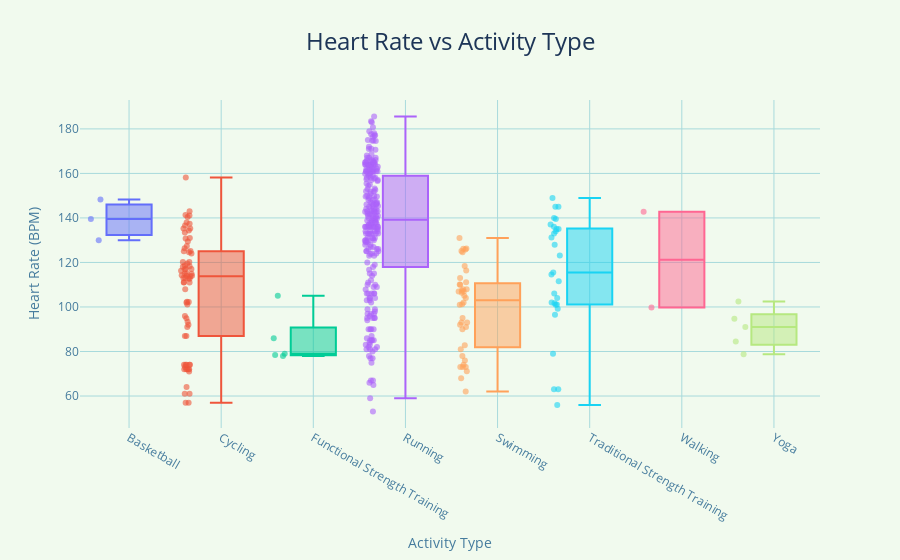

Notebook cell for this chart:
### Code cell
import os
import pandas as pd
import plotly.express as px

# Base path where your data is located
base_path = '/Users/ngirmay/Documents/GitHub/ironman_retrospective/apple_health/health_data_exported/'

# List of activity files and their corresponding activity labels
activity_files = {
    'HKWorkoutActivityTypeBasketball_2024-04-99_18-31-36_SimpleHealthExportCSV.csv': 'Basketball',
    'HKWorkoutActivityTypeCycling_2024-04-99_18-31-36_SimpleHealthExportCSV.csv': 'Cycling',
    'HKWorkoutActivityTypeFunctionalStrengthTraining_2024-04-99_18-31-36_SimpleHealthExportCSV.csv': 'Functional Strength Training',
    'HKWorkoutActivityTypeRunning_2024-04-99_18-31-37_SimpleHealthExportCSV.csv': 'Running',
    'HKWorkoutActivityTypeSwimming_2024-04-99_18-31-37_SimpleHealthExportCSV.csv': 'Swimming',
    'HKWorkoutActivityTypeTraditionalStrengthTraining_2024-04-99_18-31-37_SimpleHealthExportCSV.csv': 'Traditional Strength Training',
    'HKWorkoutActivityTypeWalking_2024-04-99_18-31-37_SimpleHealthExportCSV.csv': 'Walking',
    'HKWorkoutActivityTypeYoga_2024-04-99_18-31-37_SimpleHealthExportCSV.csv': 'Yoga'
}

# Load the heart rate data
df_heart_rate = pd.read_csv(os.path.join(base_path, 'HKQuantityTypeIdentifierHeartRate_2024-04-99_18-31-28_SimpleHealthExportCSV.csv'), sep=',', skiprows=1)

# Round the startDate to the nearest minute to allow for fuzzy merging
df_heart_rate['startDate'] = pd.to_datetime(df_heart_rate['startDate']).dt.round('min')

# Initialize an empty DataFrame to store merged data
df_all = pd.DataFrame()

# Loop through each activity file and merge with heart rate data
for file_name, activity_type in activity_files.items():
    file_path = os.path.join(base_path, file_name)
    df_activity = pd.read_csv(file_path, sep=',', skiprows=1)
    df_activity['startDate'] = pd.to_datetime(df_activity['startDate']).dt.round('min')  # Round activity start times too
    df_activity['activityType'] = activity_type
    df_merged = pd.merge(df_heart_rate, df_activity[['startDate', 'activityType']], on='startDate', how='inner')
    df_all = pd.concat([df_all, df_merged])

# Create the box plot with jitter (points="all" adds jitter to scatter points)
fig = px.box(df_all, x='activityType', y='value', points="all",  # points="all" adds jitter to scatter points
             title='Heart Rate vs Activity Type', 
             labels={'value': 'Heart Rate (BPM)', 'activityType': 'Activity Type'},
             color='activityType')  # Use the same color for the box plot and points for each activity

# Customize the layout
fig.update_traces(marker=dict(size=6, opacity=0.6))  # Set size and opacity of scatter points
fig.update_layout(
    plot_bgcolor='#F1FAEE',  # Set background color
    paper_bgcolor='#F1FAEE',  # Paper (overall background)
    title_font=dict(size=24, color='#1D3557'),  # Title font styling
    title_x=0.5,  # Center the title
    xaxis=dict(gridcolor='#A8DADC'),  # Gridline color
    yaxis=dict(gridcolor='#A8DADC'),  # Gridline color for y-axis
    font=dict(color='#457B9D'),  # Font color for axes
    xaxis_title='Activity Type',
    yaxis_title='Heart Rate (BPM)',
    showlegend=False  # Remove redundant legend
)

# Show the plot
fig.show()

### Figure 1 — Plotly figure (JSON) as saved in the notebook; plotly's stock layout.template omitted (floating-point values rounded to 4 significant figures; data arrays with more than 128 entries replaced by an {"elided": "..."} marker saying what was removed)
{"data": [{"alignmentgroup": "True", "boxpoints": "all", "hovertemplate": "Activity Type=%{x}<br>Heart Rate (BPM)=%{y}<extra></extra>", "legendgroup": "Basketball", "marker": {"color": "#636efa", "opacity": 0.6, "size": 6}, "name": "Basketball", "notched": false, "offsetgroup": "Basketball", "orientation": "v", "showlegend": true, "type": "box", "x": ["Basketball", "Basketball", "Basketball"], "x0": " ", "xaxis": "x", "y": [148.3, 130, 139.5], "y0": " ", "yaxis": "y"}, {"alignmentgroup": "True", "boxpoints": "all", "hovertemplate": "Activity Type=%{x}<br>Heart Rate (BPM)=%{y}<extra></extra>", "legendgroup": "Cycling", "marker": {"color": "#EF553B", "opacity": 0.6, "size": 6}, "name": "Cycling", "notched": false, "offsetgroup": "Cycling", "orientation": "v", "showlegend": true, "type": "box", "x": ["Cycling", "Cycling", "Cycling", "Cycling", "Cycling", "Cycling", "Cycling", "Cycling", "Cycling", "Cycling", "Cycling", "Cycling", "Cycling", "Cycling", "Cycling", "Cycling", "Cycling", "Cycling", "Cycling", "Cycling", "Cycling", "Cycling", "Cycling", "Cycling", "Cycling", "Cycling", "Cycling", "Cycling", "Cycling", "Cycling", "Cycling", "Cycling", "Cycling", "Cycling", "Cycling", "Cycling", "Cycling", "Cycling", "Cycling", "Cycling", "Cycling", "Cycling", "Cycling", "Cycling", "Cycling", "Cycling", "Cycling", "Cycling", "Cycling", "Cycling", "Cycling", "Cycling", "Cycling", "Cycling", "Cycling", "Cycling", "Cycling", "Cycling", "Cycling", "Cycling", "Cycling", "Cycling", "Cycling", "Cycling", "Cycling", "Cycling", "Cycling", "Cycling", "Cycling", "Cycling", "Cycling", "Cycling", "Cycling", "Cycling"], "x0": " ", "xaxis": "x", "y": [64, 102, 129.4, 72, 93.41, 118.3, 135.3, 135.2, 74, 116.3, 120.3, 124.0, 102.4, 134.3, 141.3, 102.2, 118.6, 125.0, 112.8, 117.0, 126.4, 94.9, 114.9, 117.2, 141.1, 112.7, 72, 73, 114, 114, 124.6, 137.4, 130.8, 87, 87, 118.1, 119.5, 136.6, 127.3, 91, 120.2, 115.0, 116.9, 115, 111, 113, 113, 111, 108, 131.0, 137.9, 133.5, 158.2, 111.1, 96, 92, 143.0, 113.7, 101.2, 125.2, 114.2, 61, 57, 57, 61, 71, 72, 74, 72, 72, 74, 74, 74, 140.4], "y0": " ", "yaxis": "y"}, {"alignmentgroup": "True", "boxpoints": "all", "hovertemplate": "Activity Type=%{x}<br>Heart Rate (BPM)=%{y}<extra></extra>", "legendgroup": "Functional Strength Training", "marker": {"color": "#00cc96", "opacity": 0.6, "size": 6}, "name": "Functional Strength Training", "notched": false, "offsetgroup": "Functional Strength Training", "orientation": "v", "showlegend": true, "type": "box", "x": ["Functional Strength Training", "Functional Strength Training", "Functional Strength Training", "Functional Strength Training", "Functional Strength Training"], "x0": " ", "xaxis": "x", "y": [79, 78, 105.1, 86, 78.39], "y0": " ", "yaxis": "y"}, {"alignmentgroup": "True", "boxpoints": "all", "hovertemplate": "Activity Type=%{x}<br>Heart Rate (BPM)=%{y}<extra></extra>", "legendgroup": "Running", "marker": {"color": "#ab63fa", "opacity": 0.6, "size": 6}, "name": "Running", "notched": false, "offsetgroup": "Running", "orientation": "v", "showlegend": true, "type": "box", "x": {"elided": "254 str values"}, "x0": " ", "xaxis": "x", "y": {"elided": "254 float values"}, "y0": " ", "yaxis": "y"}, {"alignmentgroup": "True", "boxpoints": "all", "hovertemplate": "Activity Type=%{x}<br>Heart Rate (BPM)=%{y}<extra></extra>", "legendgroup": "Swimming", "marker": {"color": "#FFA15A", "opacity": 0.6, "size": 6}, "name": "Swimming", "notched": false, "offsetgroup": "Swimming", "orientation": "v", "showlegend": true, "type": "box", "x": ["Swimming", "Swimming", "Swimming", "Swimming", "Swimming", "Swimming", "Swimming", "Swimming", "Swimming", "Swimming", "Swimming", "Swimming", "Swimming", "Swimming", "Swimming", "Swimming", "Swimming", "Swimming", "Swimming", "Swimming", "Swimming", "Swimming", "Swimming", "Swimming", "Swimming", "Swimming", "Swimming", "Swimming", "Swimming", "Swimming", "Swimming", "Swimming", "Swimming", "Swimming", "Swimming", "Swimming", "Swimming", "Swimming", "Swimming", "Swimming"], "x0": " ", "xaxis": "x", "y": [74, 101, 110.1, 106.3, 111.1, 107.4, 104, 107, 107, 105, 93, 93, 92, 95, 91, 126.2, 78, 101.2, 131, 126.1, 82.75, 118.4, 81, 102, 62, 116.4, 108, 110, 108, 125.9, 113.0, 125.2, 90, 124.6, 73, 68, 76, 73, 73, 71.12], "y0": " ", "yaxis": "y"}, {"alignmentgroup": "True", "boxpoints": "all", "hovertemplate": "Activity Type=%{x}<br>Heart Rate (BPM)=%{y}<extra></extra>", "legendgroup": "Traditional Strength Training", "marker": {"color": "#19d3f3", "opacity": 0.6, "size": 6}, "name": "Traditional Strength Training", "notched": false, "offsetgroup": "Traditional Strength Training", "orientation": "v", "showlegend": true, "type": "box", "x": ["Traditional Strength Training", "Traditional Strength Training", "Traditional Strength Training", "Traditional Strength Training", "Traditional Strength Training", "Traditional Strength Training", "Traditional Strength Training", "Traditional Strength Training", "Traditional Strength Training", "Traditional Strength Training", "Traditional Strength Training", "Traditional Strength Training", "Traditional Strength Training", "Traditional Strength Training", "Traditional Strength Training", "Traditional Strength Training", "Traditional Strength Training", "Traditional Strength Training", "Traditional Strength Training", "Traditional Strength Training", "Traditional Strength Training", "Traditional Strength Training", "Traditional Strength Training", "Traditional Strength Training", "Traditional Strength Training", "Traditional Strength Training", "Traditional Strength Training", "Traditional Strength Training", "Traditional Strength Training"], "x0": " ", "xaxis": "x", "y": [79, 63, 63, 56, 106.1, 128, 135, 137, 136, 135, 134, 139.5, 149, 145, 145, 140, 133, 131.3, 123.2, 115.5, 96.52, 99.17, 101.7, 111.5, 101.1, 114.6, 104, 102, 101], "y0": " ", "yaxis": "y"}, {"alignmentgroup": "True", "boxpoints": "all", "hovertemplate": "Activity Type=%{x}<br>Heart Rate (BPM)=%{y}<extra></extra>", "legendgroup": "Walking", "marker": {"color": "#FF6692", "opacity": 0.6, "size": 6}, "name": "Walking", "notched": false, "offsetgroup": "Walking", "orientation": "v", "showlegend": true, "type": "box", "x": ["Walking", "Walking"], "x0": " ", "xaxis": "x", "y": [99.74, 142.8], "y0": " ", "yaxis": "y"}, {"alignmentgroup": "True", "boxpoints": "all", "hovertemplate": "Activity Type=%{x}<br>Heart Rate (BPM)=%{y}<extra></extra>", "legendgroup": "Yoga", "marker": {"color": "#B6E880", "opacity": 0.6, "size": 6}, "name": "Yoga", "notched": false, "offsetgroup": "Yoga", "orientation": "v", "showlegend": true, "type": "box", "x": ["Yoga", "Yoga", "Yoga", "Yoga", "Yoga"], "x0": " ", "xaxis": "x", "y": [91, 102.5, 94.74, 84.48, 78.8], "y0": " ", "yaxis": "y"}], "layout": {"boxmode": "overlay", "font": {"color": "#457B9D"}, "legend": {"title": {"text": "Activity Type"}, "tracegroupgap": 0}, "paper_bgcolor": "#F1FAEE", "plot_bgcolor": "#F1FAEE", "showlegend": false, "title": {"font": {"color": "#1D3557", "size": 24}, "text": "Heart Rate vs Activity Type", "x": 0.5}, "xaxis": {"anchor": "y", "categoryarray": ["Basketball", "Cycling", "Functional Strength Training", "Running", "Swimming", "Traditional Strength Training", "Walking", "Yoga"], "categoryorder": "array", "domain": [0, 1], "gridcolor": "#A8DADC", "title": {"text": "Activity Type"}}, "yaxis": {"anchor": "x", "domain": [0, 1], "gridcolor": "#A8DADC", "title": {"text": "Heart Rate (BPM)"}}}}
